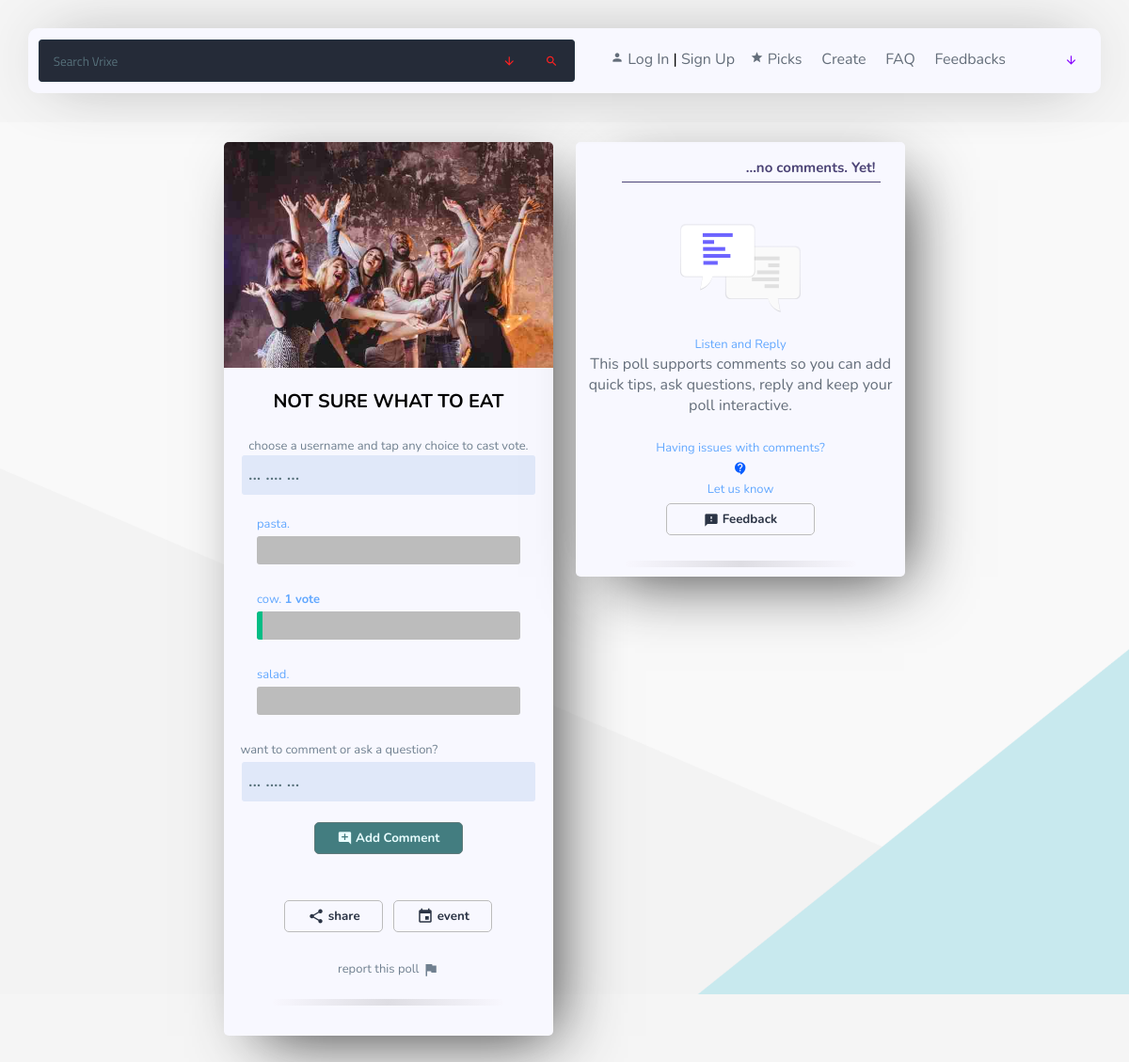
/poll/ThcKaxOB9O, run on the app's committed database.
### tables this page shows
CREATE TABLE IF NOT EXISTS `poll` (
  `cid` int(11) NOT NULL,
  `refs` varchar(900) NOT NULL,
  `question` varchar(900) DEFAULT NULL,
  `answerone` varchar(900) DEFAULT NULL,
  `answertwo` varchar(900) DEFAULT NULL,
  `answerthree` varchar(900) DEFAULT NULL,
  `answerfour` varchar(900) DEFAULT NULL,
  `answerfive` varchar(900) DEFAULT NULL,
  `av` int(11) DEFAULT NULL,
  `bv` int(11) DEFAULT NULL,
  `cv` int(11) DEFAULT NULL,
  `dv` int(11) DEFAULT NULL,
  `ev` int(11) DEFAULT NULL,
  `comments` varchar(900) DEFAULT NULL,
  `pollpri` varchar(900) DEFAULT NULL,
  `users` varchar(900) DEFAULT NULL
);

CREATE TABLE IF NOT EXISTS `events` (
  `status` varchar(900) NOT NULL,
  `cid` int(11) NOT NULL,
  `type` varchar(90) NOT NULL,
  `datep` varchar(90) NOT NULL,
  `event` varchar(90) NOT NULL,
  `organiser` varchar(90) NOT NULL,
  `description` varchar(1800) NOT NULL,
  `keynote` varchar(900) DEFAULT NULL,
  `dates` varchar(90) NOT NULL,
  `edates` varchar(90) NOT NULL,
  `timing` varchar(90) NOT NULL,
  `variant` varchar(200) NOT NULL,
  `venue` varchar(90) DEFAULT NULL,
  `bvenue` varchar(200) NOT NULL COMMENT 'street num and name',
  `cost` varchar(900) DEFAULT NULL,
  `costpur` varchar(900) DEFAULT NULL,
  `landmark` varchar(200) DEFAULT NULL,
  `state` varchar(90) NOT NULL,
  `dresscode` varchar(90) DEFAULT NULL,
  `notes` varchar(1800) DEFAULT NULL,
  `wapweb` varchar(900) DEFAULT NULL,
  `authkey` varchar(900) NOT NULL COMMENT 'authorising keyfor priv',
  `email` varchar(90) NOT NULL,
  `phone` varchar(90) DEFAULT NULL,
  `rsvpmail` varchar(900) DEFAULT NULL,
  `hype` varchar(90) NOT NULL,
  `refs` varchar(90) NOT NULL,
  `class` varchar(90) NOT NULL COMMENT 'public or private classification',
  `zip` varchar(900) NOT NULL COMMENT 'iso country code',
  `year` varchar(90) NOT NULL COMMENT 'numeric rep of event year for search and picks',
  `month` varchar(200) NOT NULL COMMENT 'textual rep of month',
  `day` varchar(200) NOT NULL COMMENT 'day of the week search',
  `edit` varchar(200) NOT NULL COMMENT 'for editverification',
  `views` int(255) NOT NULL DEFAULT '1' COMMENT 'views count',
  `programcheck` varchar(900) DEFAULT NULL COMMENT 'default value is pa',
  `pollcheck` varchar(900) DEFAULT NULL,
  `imgname` varchar(900) NOT NULL COMMENT 'name of image',
  `imgthumb` varchar(900) NOT NULL COMMENT 'imagethumbname',
  `cua` varchar(900) DEFAULT NULL,
  `cub` varchar(900) DEFAULT NULL,
  `cuc` varchar(900) DEFAULT NULL,
  `cud` varchar(900) DEFAULT NULL,
  `cue` varchar(900) DEFAULT NULL,
  `cuf` varchar(900) DEFAULT NULL,
  `lastedit` varchar(900) DEFAULT NULL,
  `ringo` varchar(90) DEFAULT 'slack',
  `ringa` varchar(90) DEFAULT 'slack',
  `ringb` varchar(90) DEFAULT 'slack',
  `ringc` varchar(90) DEFAULT 'slack',
  `ringd` varchar(90) DEFAULT 'slack',
  `ringe` varchar(90) DEFAULT 'slack',
  `ringf` varchar(90) DEFAULT 'slack'
);

### garage/passport.php (called while the page is built, shortened)
<?php
if (isset($_COOKIE['user'])){
 $cookie = $_COOKIE['user'];
 $cooked = mysqli_query($conne,"SELECT * FROM profiles WHERE cookie = '$cookie' LIMIT 1");
 $headcook = false;
   while($founduser = mysqli_fetch_array($cooked)){
   $headcook = true;
   $fullname = $founduser['fullname'];
   $username = $founduser['username'];
   $userBio = $founduser['bio'];
   $userLocation = $founduser['location'];
   $email = $founduser['email'];
   $cut = $founduser['confirm'];
   $accountCreationDate = $founduser['created'];
   $cutcok = $founduser['cookie'];
   $link = $founduser['link'];
   $freq = $founduser['freq'];
   $sqlcid = $founduser['cid'];
   $pushid = $founduser['pushid'];
   $mycontacts = $founduser['contacts'];
   $userheadimg = $founduser['picture'];
   $checkpasswordsecurity = $founduser['password'];
}
if ($headcook == false){
 setcookie("user", "", time() - 3600, "/");
 header('Location: /index');
}
if (substr($checkpasswordsecurity, -14) == "blockedbyvrixe"){
    setcookie("user", "", time() - 3600, "/");
    header('Location: /index?q=b');
 }}
else{
  if(isset($defaultAllowNoUser) and $defaultAllowNoUser == true){
  $username = "";
  }
  else{
     echo "<script>
 document.location = '/index.php';
 </script>";
}}
?>

### garage/user_poll.php (the view, shortened to what this page needs)
<?php
echo"<div class='pef' style='padding:0px'>
 <div class='pollimage' alt='$pollref' style='background-image:url(\"/images/events/$eventimage\")'>";
   echo"
 </div>
 <br>
 <h id='event' style='font-size:20px;display:inline-block'>$pollquestion</h><br><br>
 ";
 if($username > "" and $cut > ""){
   echo"<p class='petd' style='width:96%;margin:auto'>You are polling as @$username. Tap any choice to cast vote<br>or logout to poll anonymously</p><br>
    <input type='text' class='rates' required placeholder='... .... ...'  id='usernameforvote' value='@$username'>";
 }
else if($username > "" and $cut == ""){
     echo"<p class='petd' style='width:96%;margin:auto'>Please verify account to poll as @$username<br>or logout to poll anonymously</p><br>
    <input type='text' class='rates' required placeholder='... .... ...'  id='usernameforvote' value='unverifieduser'>";
}
else{
  echo"
  <h class='petd'>Choose a username and tap any choice to cast vote.</h>
  <input type='text' class='privinput' required placeholder='... .... ...'  id='usernameforvote'><br><br>
";
}
 if($answerone > ""){
   if($av < 10){$avlevel = $av * 2;}
   else{$avlevel = $av;}
   echo"
   <h class='miniss' style='float:left;margin-left:10%;'>$answerone. <b>$av $avven</b></h><br>
   <div class='mainvoteholder' id='av' onclick='votein(this.id)'>
<div class='votefiller' style='width:$avlevel%' id='avv'></div>
</div><br><br>
   ";
 }else{
   echo"";
 }
 if($answertwo > ""){
     if($bv < 10){$bvlevel = $bv * 2;}
   else{$bvlevel = $bv;}
   echo"
   <h class='miniss' style='float:left;margin-left:10%;'>$answertwo. <b>$bv $bvven</b></h><br>
    <div class='mainvoteholder' id='bv' onclick='votein(this.id)'>
<div class='votefiller' style='width:$bvlevel%' id='bvv'></div>
</div><br><br>
   ";
 }else{
   echo"";
 }
 if($answerthree > ""){
     if($cv < 10){$cvlevel = $cv * 2;}
   else{$cvlevel = $cv;}
   echo"
   <h class='miniss' style='float:left;margin-left:10%;'>$answerthree. <b>$cv $cvven</b></h><br>
    <div class='mainvoteholder' id='cv' onclick='votein(this.id)'>
<div class='votefiller' style='width:$cvlevel%' id='cvv'></div>
</div><br><br>
   ";
 }else{
   echo"";
 }
echo"
<h class='petd' style='float:left;margin-left:5%;'>Want to comment or ask a question?</h>
<input type='text' class='rates' id='refsforvote' value='$pollref'><br>
<input type='text' id='indivcomm' class='privinput' name='pollcomments' placeholder='... .... ...'><br><br>
<button class='copele' type='button' onclick='commentonpoll()' id='commentonpoll'><i class='material-icons' style='font-size: 16px;vertical-align: sub;'>add_comment</i> Add Comment</button>
<br><br>
 <br>";
echo"
<button class='triocontrol' onclick='customshare(\"$pollquestion\", \"poll/$pollref\")'><i class='material-icons' style='font-size: 18px;vertical-align: bottom;
'>share</i> share</button>
 <a href='/event/$pollref'><button class='triocontrol'><i class='material-icons' style='font-size: 18px;vertical-align: bottom;
'>event</i> event</button></a>
   <br><br>
<a href='/help/feedbacks'><h class='petd'>report this Poll <i class='material-icons' style='font-size: 18px;vertical-align: bottom;
'> flag</i> </h></a><br>
<br>
<div class='blfheadalt'></div>
<br>
</div>
<script>
function abdlp(pollid){
    var closer = 'nope';
  var button = '<i class=\"material-icons\" style=\"font-size: 18px;vertical-align:sub;\"> delete</i> Delete';
  var buttonlink = '#cateuser';
  var title = 'Sure to delete?';
  var text = 'How it works<br>This removes the current polls question, votes and comments and let\'s you create a new event poll';
  callabsolunia(title, text, button, buttonlink, closer);
  document.getElementById('absolunia_button').addEventListener('click', function(){
deletepoll(pollid);
  });
  }
</script>
";
  if($pollcomments == null){
        echo"
 <div class='pef' style='display:inline-block;padding:0px'>
    <div class='blfhead'>...no comments. Yet!</div><br><br>
  <img alt='$pollref' src='/images/essentials/chat.svg' class='everybodyimg'><br>
  <h class='miniss'>Listen and Reply</h>
  <p style='width:95%;margin:auto' class='disl'>This poll supports comments so you can add quick tips, ask questions, reply and keep your poll interactive.</p> <br><br>
   <h class='miniss'>Having issues with comments?</h><br>
<i class='material-icons' style='font-size:16px;vertical-align:middle;color:#065cff'>contact_support</i><br>
<h class='miniss'>Let us know <br><a href='/help/feedbacks'><button class='control'><i class='material-icons' style='font-size:16px;vertical-align:middle;'>feedback</i> Feedback</button></a></h><br><br>
  <div class='blfheadalt'></div>
  </div>";
  }
?>

### poll.php (shortened to what this page needs)
<?php
$defaultAllowNoUser = true;
require("garage/passport.php");
 $ppaccesscode = mysqli_real_escape_string($conne, $_POST['authkey']);
if($ppaccesscode > ""){
$pollref = mysqli_real_escape_string($conne, $_GET['id']);
  $geteventname = mysqli_query($conne,"SELECT * FROM events WHERE refs = '$pollref' LIMIT 1");
   while($rowfep = mysqli_fetch_array($geteventname)){
      $eventpollcheck = $rowfep['pollcheck'];
      $eventauthkey = $rowfep['authkey'];
     $resulttitle = mysqli_query($conne,"SELECT * FROM poll WHERE refs = '$pollref' LIMIT 1");
 $polltitle = 0;
   while($rowtitle = mysqli_fetch_array($resulttitle))
 {$polltitle = 1;
  $eventnamepre = $rowtitle['question'];
 }
     if($polltitle == 0){
       $neventname = "Take a Poll";
     }else{
$neventname = "Poll - " . substr($eventnamepre, 0, 14) . "...";}
}
}
else if(isset($_GET['id'])){
  $pollref = mysqli_real_escape_string($conne, $_GET['id']);
  $geteventname = mysqli_query($conne,"SELECT * FROM events WHERE refs = '$pollref' LIMIT 1");
   while($rowfep = mysqli_fetch_array($geteventname)){
      $eventpollcheck = $rowfep['pollcheck'];
} }
else{
  header('Location: me');
}
?>
<!DOCTYPE html>
<html lang="en">
<head>
<?php
  require("./garage/resources.php"); ?>
<?php require("./garage/validuser.php"); ?>
</head>
<body>
<?php require("./garage/deskhead.php"); ?>
<br>
<div class="postcen">
<?php
  if($eventpollcheck > ""){
$result = mysqli_query($conne,"SELECT * FROM poll WHERE refs = '$pollref' LIMIT 1");
   while($row = mysqli_fetch_array($result))
 {$founds = 1;
  $findpollevent = mysqli_query($conne,"SELECT * FROM events WHERE refs = '$pollref' LIMIT 1");
    while($rowpe = mysqli_fetch_array($findpollevent))
 {$foundspollevent = 1;
  $eventimage = $rowpe['imgname'];
  if ($username == $rowpe['hype'] or $username > "" and $username == $rowpe['cua'] or $username > "" and $username == $rowpe['cub'] or $username > "" and $username == $rowpe['cuc'] or $username > "" and $username == $rowpe['cud'] or $username > "" and $username == $rowpe['cue'] or $username > "" and $username == $rowpe['cuf'] ){
  $governoronpage = true;
}
else{
  $governoronpage = false;
 }
 }
  $ispollpri = $row['pollpri'];
  $pollquestion = $row['question'];
$answerone = $row['answerone'];
$answertwo = $row['answertwo'];
$answerthree = $row['answerthree'];
$pollcomments = $row['comments'];
  $av = $row['av']; if($av == 0){$avven = "";}else if($av == 1){$avven = "vote";}else{$avven = "votes";}
  $bv = $row['bv']; if($bv == 0){$bvven = "";}else if($bv == 1){$bvven = "vote";}else{$bvven = "votes";}
   $cv = $row['cv']; if($cv == 0){$cvven = "";}else if($cv == 1){$cvven = "vote";}else{$cvven = "votes";}
  if($governoronpage == "true"){
   require("garage/user_poll.php");
  }
    else if($ispollpri == "true" and $ppaccesscode == ""){
         $sendformto = "/poll/$pollref";
   require("garage/privatebox.php");
   echo"<script type='text/javascript' src='/garage/scripts/redeye.js?v=$vv'></script>";
  }
    else if ($ispollpri == "false"){
   require("garage/user_poll.php");
  }
}
  }
?><br><br>
<br><br>
</div>
</body>
</html>

### poll.php (style rules this page uses)
body { background-color: #f5f5f5; }

### data on the page
poll: events.imgname (picture), question "NOT SURE WHAT TO EAT", answerone "pasta", answertwo "cow", bv "1", bv "vote", answerthree "salad"
